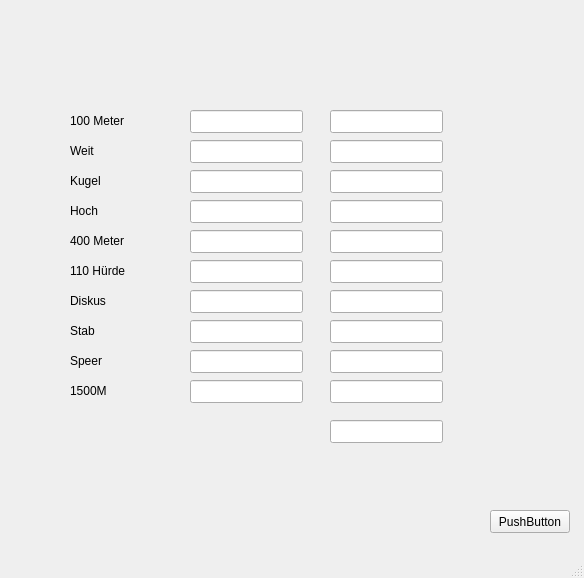
<?xml version="1.0" encoding="UTF-8"?>
<ui version="4.0">
 <class>MainWindow</class>
 <widget class="QMainWindow" name="MainWindow">
  <property name="geometry">
   <rect>
    <x>0</x>
    <y>0</y>
    <width>584</width>
    <height>578</height>
   </rect>
  </property>
  <property name="windowTitle">
   <string>MainWindow</string>
  </property>
  <widget class="QWidget" name="centralwidget">
   <widget class="QLineEdit" name="Input100">
    <property name="geometry">
     <rect>
      <x>190</x>
      <y>110</y>
      <width>113</width>
      <height>23</height>
     </rect>
    </property>
   </widget>
   <widget class="QLabel" name="label_100">
    <property name="geometry">
     <rect>
      <x>70</x>
      <y>110</y>
      <width>91</width>
      <height>21</height>
     </rect>
    </property>
    <property name="text">
     <string>100 Meter</string>
    </property>
   </widget>
   <widget class="QPushButton" name="pushButton">
    <property name="geometry">
     <rect>
      <x>490</x>
      <y>510</y>
      <width>80</width>
      <height>23</height>
     </rect>
    </property>
    <property name="text">
     <string>PushButton</string>
    </property>
   </widget>
   <widget class="QLineEdit" name="Points100">
    <property name="geometry">
     <rect>
      <x>330</x>
      <y>110</y>
      <width>113</width>
      <height>23</height>
     </rect>
    </property>
   </widget>
   <widget class="QLabel" name="label_Weit">
    <property name="geometry">
     <rect>
      <x>70</x>
      <y>140</y>
      <width>91</width>
      <height>21</height>
     </rect>
    </property>
    <property name="text">
     <string>Weit</string>
    </property>
   </widget>
   <widget class="QLineEdit" name="PointsWeit">
    <property name="geometry">
     <rect>
      <x>330</x>
      <y>140</y>
      <width>113</width>
      <height>23</height>
     </rect>
    </property>
   </widget>
   <widget class="QLineEdit" name="InputWeit">
    <property name="geometry">
     <rect>
      <x>190</x>
      <y>140</y>
      <width>113</width>
      <height>23</height>
     </rect>
    </property>
   </widget>
   <widget class="QLabel" name="label_Kugel">
    <property name="geometry">
     <rect>
      <x>70</x>
      <y>170</y>
      <width>91</width>
      <height>21</height>
     </rect>
    </property>
    <property name="text">
     <string>Kugel</string>
    </property>
   </widget>
   <widget class="QLineEdit" name="PointsKugel">
    <property name="geometry">
     <rect>
      <x>330</x>
      <y>170</y>
      <width>113</width>
      <height>23</height>
     </rect>
    </property>
   </widget>
   <widget class="QLineEdit" name="InputKugel">
    <property name="geometry">
     <rect>
      <x>190</x>
      <y>170</y>
      <width>113</width>
      <height>23</height>
     </rect>
    </property>
   </widget>
   <widget class="QLabel" name="label_Hoch">
    <property name="geometry">
     <rect>
      <x>70</x>
      <y>200</y>
      <width>91</width>
      <height>21</height>
     </rect>
    </property>
    <property name="text">
     <string>Hoch</string>
    </property>
   </widget>
   <widget class="QLabel" name="label_400">
    <property name="geometry">
     <rect>
      <x>70</x>
      <y>230</y>
      <width>91</width>
      <height>21</height>
     </rect>
    </property>
    <property name="text">
     <string>400 Meter</string>
    </property>
   </widget>
   <widget class="QLineEdit" name="Points400">
    <property name="geometry">
     <rect>
      <x>330</x>
      <y>230</y>
      <width>113</width>
      <height>23</height>
     </rect>
    </property>
   </widget>
   <widget class="QLineEdit" name="InputHoch">
    <property name="geometry">
     <rect>
      <x>190</x>
      <y>200</y>
      <width>113</width>
      <height>23</height>
     </rect>
    </property>
   </widget>
   <widget class="QLineEdit" name="Input400">
    <property name="geometry">
     <rect>
      <x>190</x>
      <y>230</y>
      <width>113</width>
      <height>23</height>
     </rect>
    </property>
   </widget>
   <widget class="QLineEdit" name="PointsHoch">
    <property name="geometry">
     <rect>
      <x>330</x>
      <y>200</y>
      <width>113</width>
      <height>23</height>
     </rect>
    </property>
   </widget>
   <widget class="QLineEdit" name="PointsSpeer">
    <property name="geometry">
     <rect>
      <x>330</x>
      <y>350</y>
      <width>113</width>
      <height>23</height>
     </rect>
    </property>
   </widget>
   <widget class="QLabel" name="label_1500">
    <property name="geometry">
     <rect>
      <x>70</x>
      <y>380</y>
      <width>91</width>
      <height>21</height>
     </rect>
    </property>
    <property name="text">
     <string>1500M</string>
    </property>
   </widget>
   <widget class="QLineEdit" name="Input1500">
    <property name="geometry">
     <rect>
      <x>190</x>
      <y>380</y>
      <width>113</width>
      <height>23</height>
     </rect>
    </property>
   </widget>
   <widget class="QLabel" name="label_Speer">
    <property name="geometry">
     <rect>
      <x>70</x>
      <y>350</y>
      <width>91</width>
      <height>21</height>
     </rect>
    </property>
    <property name="text">
     <string>Speer</string>
    </property>
   </widget>
   <widget class="QLabel" name="label_Diskus">
    <property name="geometry">
     <rect>
      <x>70</x>
      <y>290</y>
      <width>91</width>
      <height>21</height>
     </rect>
    </property>
    <property name="text">
     <string>Diskus</string>
    </property>
   </widget>
   <widget class="QLabel" name="label_Stab">
    <property name="geometry">
     <rect>
      <x>70</x>
      <y>320</y>
      <width>91</width>
      <height>21</height>
     </rect>
    </property>
    <property name="text">
     <string>Stab</string>
    </property>
   </widget>
   <widget class="QLineEdit" name="InputSpeer">
    <property name="geometry">
     <rect>
      <x>190</x>
      <y>350</y>
      <width>113</width>
      <height>23</height>
     </rect>
    </property>
   </widget>
   <widget class="QLabel" name="label_110H">
    <property name="geometry">
     <rect>
      <x>70</x>
      <y>260</y>
      <width>91</width>
      <height>21</height>
     </rect>
    </property>
    <property name="text">
     <string>110 Hürde</string>
    </property>
   </widget>
   <widget class="QLineEdit" name="Points110H">
    <property name="geometry">
     <rect>
      <x>330</x>
      <y>260</y>
      <width>113</width>
      <height>23</height>
     </rect>
    </property>
   </widget>
   <widget class="QLineEdit" name="PointsStab">
    <property name="geometry">
     <rect>
      <x>330</x>
      <y>320</y>
      <width>113</width>
      <height>23</height>
     </rect>
    </property>
   </widget>
   <widget class="QLineEdit" name="InputDiskus">
    <property name="geometry">
     <rect>
      <x>190</x>
      <y>290</y>
      <width>113</width>
      <height>23</height>
     </rect>
    </property>
   </widget>
   <widget class="QLineEdit" name="Points1500">
    <property name="geometry">
     <rect>
      <x>330</x>
      <y>380</y>
      <width>113</width>
      <height>23</height>
     </rect>
    </property>
   </widget>
   <widget class="QLineEdit" name="InputStab">
    <property name="geometry">
     <rect>
      <x>190</x>
      <y>320</y>
      <width>113</width>
      <height>23</height>
     </rect>
    </property>
   </widget>
   <widget class="QLineEdit" name="Input110H">
    <property name="geometry">
     <rect>
      <x>190</x>
      <y>260</y>
      <width>113</width>
      <height>23</height>
     </rect>
    </property>
   </widget>
   <widget class="QLineEdit" name="PointsDiskus">
    <property name="geometry">
     <rect>
      <x>330</x>
      <y>290</y>
      <width>113</width>
      <height>23</height>
     </rect>
    </property>
   </widget>
   <widget class="QLineEdit" name="PointsSum">
    <property name="geometry">
     <rect>
      <x>330</x>
      <y>420</y>
      <width>113</width>
      <height>23</height>
     </rect>
    </property>
   </widget>
  </widget>
  <widget class="QMenuBar" name="menubar">
   <property name="geometry">
    <rect>
     <x>0</x>
     <y>0</y>
     <width>584</width>
     <height>20</height>
    </rect>
   </property>
  </widget>
  <widget class="QStatusBar" name="statusbar"/>
 </widget>
 <resources/>
 <connections/>
</ui>
